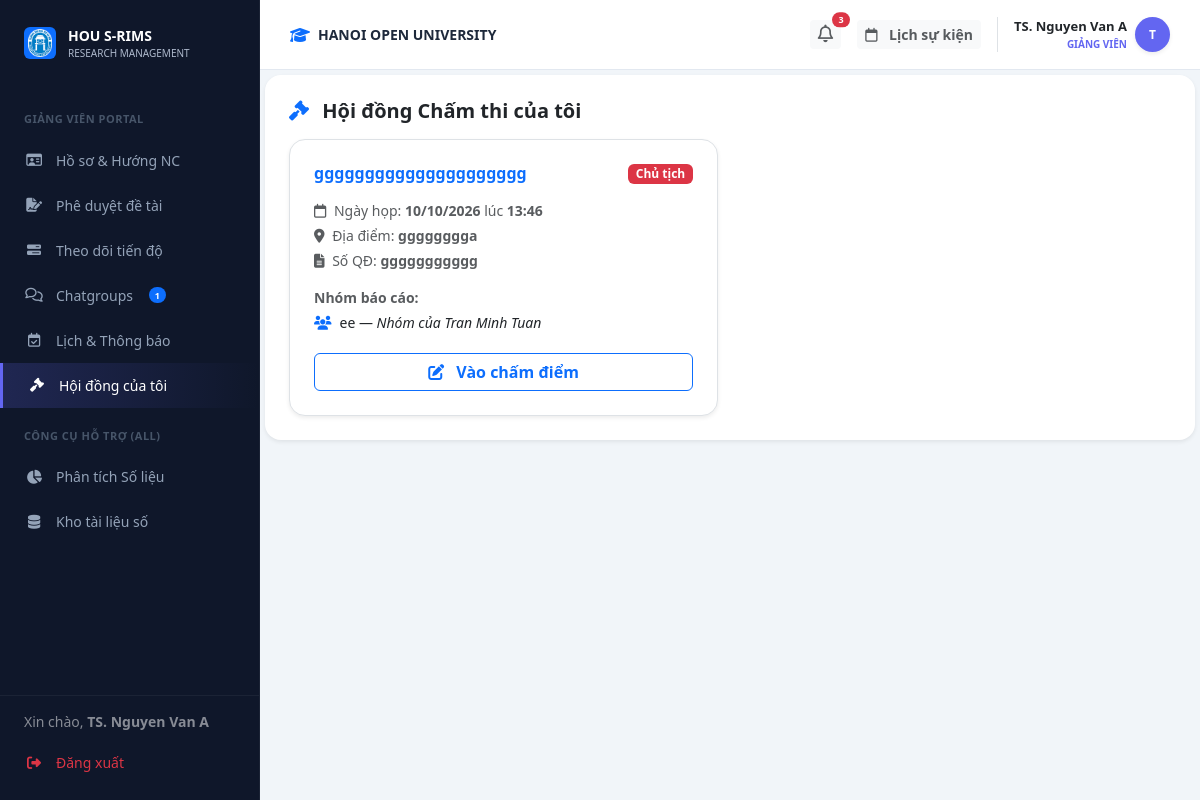
/lecturer/council (signed in), run on an earlier commit of the app's database.
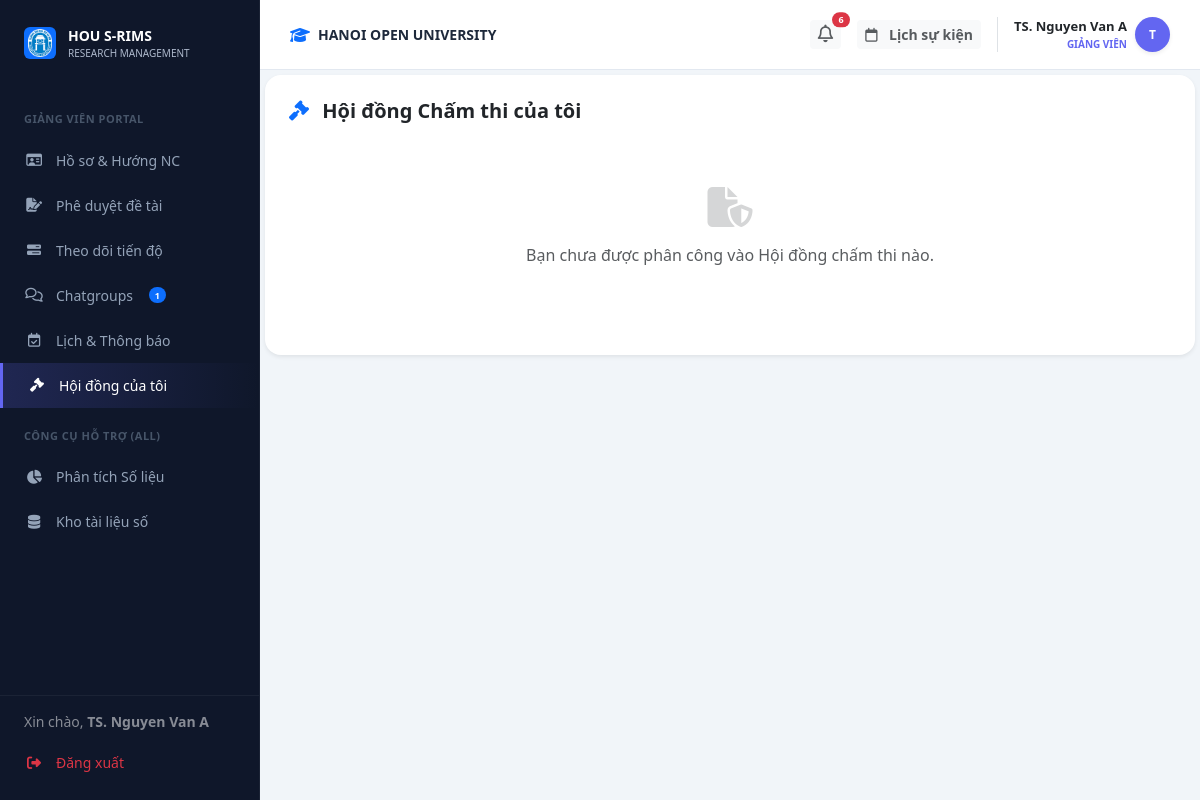
And on a later commit of the database.
### models.py (models this page shows)
class User(db.Model):
    __tablename__ = 'users'
    id = db.Column(db.Integer, primary_key=True)
    username = db.Column(db.String(50), unique=True, nullable=False)
    password_hash = db.Column(db.String(128), nullable=False)
    full_name = db.Column(db.String(100), nullable=False)
    email = db.Column(db.String(120), unique=True, nullable=False)
    phone = db.Column(db.String(20), nullable=True)
    bio = db.Column(db.Text, nullable=True)
    role = db.Column(db.String(20), nullable=False) # Admin, Lecturer, Student
    student_id = db.Column(db.String(20), nullable=True)   # MSSV for students
    faculty = db.Column(db.String(100), nullable=True)      # faculty / department
    topics_mentored = db.relationship('Topic', backref='mentor', lazy=True)
    group_memberships = db.relationship('GroupMember', backref='student', lazy=True)

class Council(db.Model):
    __tablename__ = 'councils'
    id = db.Column(db.Integer, primary_key=True)
    name = db.Column(db.String(100), nullable=False)
    decision_number = db.Column(db.String(100), nullable=True)
    meeting_date = db.Column(db.Date, nullable=True)
    meeting_time = db.Column(db.Time, nullable=True)
    location = db.Column(db.String(255), nullable=True)
    decision_file_url = db.Column(db.String(255), nullable=True)
    batch_id = db.Column(db.Integer, db.ForeignKey('batches.id'), nullable=False)
    established_date = db.Column(db.DateTime, default=datetime.utcnow)
    topics = db.relationship('Topic', backref='council', lazy=True)
    members = db.relationship('CouncilMember', backref='council', lazy=True)

class Topic(db.Model):
    __tablename__ = 'topics'
    id = db.Column(db.Integer, primary_key=True)
    title = db.Column(db.String(200), nullable=False)   # renamed from 'name'
    description = db.Column(db.Text, nullable=True)
    batch_id = db.Column(db.Integer, db.ForeignKey('batches.id'), nullable=True)
    mentor_id = db.Column(db.Integer, db.ForeignKey('users.id'), nullable=True)
    group_id = db.Column(db.Integer, db.ForeignKey('groups.id'), nullable=True)
    council_id = db.Column(db.Integer, db.ForeignKey('councils.id'), nullable=True)
    presentation_time = db.Column(db.String(20), nullable=True)
    status = db.Column(db.String(20), default='pending') # pending, faculty_pending, approved, rejected
    created_at = db.Column(db.DateTime, default=datetime.utcnow)
    meetings = db.relationship('Meeting', backref='topic', lazy=True)
    milestones = db.relationship('Milestone', backref='topic', lazy=True)

class Group(db.Model):
    __tablename__ = 'groups'
    id = db.Column(db.Integer, primary_key=True)
    name = db.Column(db.String(100), nullable=False)
    batch_id = db.Column(db.Integer, db.ForeignKey('batches.id'), nullable=False)
    leader_id = db.Column(db.Integer, db.ForeignKey('users.id'), nullable=False)
    members = db.relationship('GroupMember', backref='group', lazy=True)
    topics = db.relationship('Topic', backref='group', lazy=True)

### routes/lecturer_bp.py (the view)
@lecturer_bp.route('/council')
def council():
    user_id = session.get('user_id')
    from models import CouncilMember, Council
    memberships = CouncilMember.query.filter_by(mentor_id=user_id).all()
    council_ids = [m.council_id for m in memberships]
    my_councils = Council.query.filter(Council.id.in_(council_ids)).all() if council_ids else []
    return render_template('lecturer/council.html', my_councils=my_councils)

### routes/lecturer_bp.py (called while the page is built)
@lecturer_bp.before_request
def require_lecturer():
    if session.get('role') != 'lecturer':
        return redirect(url_for('auth.login'))

### templates/lecturer/council.html (shortened to what this page needs)
{% extends "layouts/lecturer_layout.html" %}
{% block lecturer_content %}
<div id="view-l-council" class="fade-in">
    <div class="card border-0 shadow-sm rounded-4 p-4 mb-4">
        <h5 class="fw-bold mb-3"><i class="fa-solid fa-gavel text-primary me-2"></i> Hội đồng Chấm thi của tôi</h5>
        {% if my_councils %}
            <div class="row g-4">
            {% for c in my_councils %}
                {% set my_role = c.members | selectattr('mentor_id', 'equalto', session.get('user_id', 0)) | map(attribute='role') | first | default('member') %}
                <div class="col-md-6">
                    <div class="card border shadow-sm rounded-4 h-100 p-4">
                        <div class="d-flex justify-content-between align-items-start mb-3">
                            <h6 class="fw-bold text-primary mb-0">{{ c.name }}</h6>
                            <span class="badge {% if my_role == 'president' %}bg-danger{% elif my_role == 'secretary' %}bg-warning text-dark{% else %}bg-primary{% endif %}">
                                {% if my_role == 'president' %}Chủ tịch{% elif my_role == 'secretary' %}Thư ký{% else %}Ủy viên{% endif %}
                            </span>
                        </div>
                        <div class="small text-muted mb-1">
                            <i class="fa-regular fa-calendar me-1"></i>
                            Ngày họp: <strong>{{ c.meeting_date.strftime('%d/%m/%Y') if c.meeting_date else '---' }}</strong>
                            {% if c.meeting_time %}
                                lúc <strong>{{ c.meeting_time.strftime('%H:%M') }}</strong>
                            {% endif %}
                        </div>
                        {% if c.location %}
                        <div class="small text-muted mb-1">
                            <i class="fa-solid fa-location-dot me-1"></i> Địa điểm: <strong>{{ c.location }}</strong>
                        </div>
                        {% endif %}
                        {% if c.decision_number %}
                        <div class="small text-muted mb-2">
                            <i class="fa-solid fa-file-lines me-1"></i> Số QĐ: <strong>{{ c.decision_number }}</strong>
                        </div>
                        {% endif %}
                        {% if c.topics %}
                        <div class="mt-2">
                            <div class="small fw-bold text-muted mb-1">Nhóm báo cáo:</div>
                            {% for t in c.topics %}
                            <div class="d-flex align-items-center small mb-1">
                                <i class="fa-solid fa-users text-primary me-2"></i>
                                <span>{{ t.title }} — <em>{{ t.group.name if t.group else 'Chưa có nhóm' }}</em></span>
                            </div>
                            {% endfor %}
                        </div>
                        {% endif %}
                        <button class="btn btn-outline-primary w-100 fw-bold mt-3" onclick="showToast('Chức năng chấm điểm đang được hoàn thiện!')">
                            <i class="fa-solid fa-pen-to-square me-2"></i> Vào chấm điểm
                        </button>
                    </div>
                </div>
            {% endfor %}
            </div>
        {% else %}
            <div class="text-center text-muted py-5">
                <i class="fa-solid fa-file-shield fs-1 mb-3 opacity-25"></i>
                <p>Bạn chưa được phân công vào Hội đồng chấm thi nào.</p>
            </div>
        {% endif %}
    </div>
</div>
{% endblock %}

### templates/layouts/lecturer_layout.html (shortened to what this page needs)
{% extends "base.html" %}
{% block content %}
        <div class="top-bar">
            <div class="d-flex align-items-center gap-2">
                <i class="fa-solid fa-graduation-cap text-primary"></i>
                <span class="fw-bold text-uppercase small">HANOI OPEN UNIVERSITY</span>
            </div>
            <div class="d-flex align-items-center gap-3">
                <div class="dropdown">
                    <button class="btn btn-light border-0 btn-sm fw-bold text-muted position-relative" type="button" data-bs-toggle="dropdown" aria-expanded="false">
                        <i class="fa-regular fa-bell" style="font-size: 1.1rem;"></i>
                        {% set unread_count = notifications|selectattr('is_read', 'equalto', false)|list|length %}
                        {% if unread_count > 0 %}
                        <span class="position-absolute top-0 start-100 translate-middle badge rounded-pill bg-danger" style="font-size: 9px; min-width: 18px;">
                            {{ unread_count }}
                        </span>
                        {% endif %}
                    </button>
                </div>
                <a class="btn btn-light border-0 btn-sm fw-bold text-muted" href="/lecturer/calendar">
                    <i class="fa-regular fa-calendar me-2"></i> Lịch sự kiện
                </a>
                <div class="dropdown border-start ps-3">
                    <div class="d-flex align-items-center gap-2 cursor-pointer dropdown-toggle no-arrow" data-bs-toggle="dropdown">
                        <div class="text-end">
                            <div class="fw-bold text-dark" style="font-size: 13px;">
                                {{ current_user.full_name if current_user else 'Giảng Viên' }}
                            </div>
                            <div class="fw-bold text-uppercase" style="font-size: 10px; color: #6366f1 !important;">
                                GIẢNG VIÊN
                            </div>
                        </div>
                        <div class="rounded-circle text-white d-flex align-items-center justify-content-center fw-bold shadow-sm" style="width: 35px; height: 35px; font-size: 12px; background: #6366f1 !important;">
                            {{ current_user.full_name[0] | upper if current_user and current_user.full_name else 'G' }}
                        </div>
                    </div>
                </div>
            </div>
        </div>
    <div class="content-area flex-grow-1 d-flex flex-column">
<div class="content-body flex-grow-1 d-flex flex-column">
{% block lecturer_content %}{% endblock %}
</div>
</div>
                            {% set has_topic = false %}
{% endblock %}

### templates/base.html (shortened to what this page needs)
<!DOCTYPE html>
<html lang="vi">
<head>
    <link href="https://cdn.jsdelivr.net/npm/bootstrap@5.3.0/dist/css/bootstrap.min.css" rel="stylesheet">
    <link rel="stylesheet" href="https://cdnjs.cloudflare.com/ajax/libs/font-awesome/6.4.0/css/all.min.css">
    <link rel="stylesheet" href="{{ url_for('static', filename='assets/css/style.css') }}?v=2">
    <link href="https://cdn.jsdelivr.net/npm/sweetalert2@11/dist/sweetalert2.min.css" rel="stylesheet">
    <link href="https://cdn.jsdelivr.net/npm/quill@1.3.6/dist/quill.snow.css" rel="stylesheet">
</head>
<body>
    <div class="toast-container position-fixed bottom-0 end-0 p-3" style="z-index: 1100">
    </div>
    {% include 'components/sidebar.html' %}
    <div class="main-content d-flex flex-column">
        {% block content %}
        {% endblock %}
    </div>
</body>
</html>

### templates/components/sidebar.html (shortened to what this page needs)
<div class="sidebar">
    <div class="sidebar-logo">
        <div class="d-flex align-items-center justify-content-center bg-primary rounded p-1" style="width: 32px; height: 32px;">
            <img src="{{ url_for('static', filename='assets/images/logo.png') }}" alt="" style="max-width:100%;">
        </div>
        <div>
            <div class="fw-bold text-white" style="font-size: 14px;">HOU S-RIMS</div>
            <div style="font-size: 10px; color: #aeb9cc;">RESEARCH MANAGEMENT</div>
        </div>
    </div>
    <div class="sidebar-menu-wrapper" style="flex: 1; overflow-y: auto; padding-bottom: 100px;">
    {% if session.get('role') == 'lecturer' %}
    <div class="menu-category">GIẢNG VIÊN PORTAL</div>
    <a href="{{ url_for('lecturer.dashboard') }}" class="nav-link {{ 'active-purple' if request.endpoint == 'lecturer.dashboard' else '' }}">
        <i class="fa-regular fa-id-card"></i> Hồ sơ & Hướng NC
    </a>
    <a href="{{ url_for('lecturer.approve') }}" class="nav-link {{ 'active-purple' if request.endpoint == 'lecturer.approve' else '' }}">
        <i class="fa-solid fa-file-signature"></i> Phê duyệt đề tài
    </a>
    <a href="{{ url_for('lecturer.progress') }}" class="nav-link {{ 'active-purple' if request.endpoint == 'lecturer.progress' else '' }}">
        <i class="fa-solid fa-bars-progress"></i> Theo dõi tiến độ
    </a>
    <a href="{{ url_for('lecturer.chat') }}" class="nav-link {{ 'active-purple' if request.endpoint == 'lecturer.chat' else '' }}">
        <i class="fa-regular fa-comments"></i> Chatgroups
        {% set group_count = global_my_groups_count if global_my_groups_count is defined else (my_groups | length if my_groups is defined else 0) %}
        {% if group_count > 0 %}<span class="badge bg-primary rounded-pill ms-1" style="font-size: 9px;">{{ group_count }}</span>{% endif %}
    </a>
    <a href="{{ url_for('lecturer.calendar') }}" class="nav-link {{ 'active-purple' if request.endpoint == 'lecturer.calendar' else '' }}">
        <i class="fa-regular fa-calendar-check"></i> Lịch & Thông báo
    </a>
    <a href="{{ url_for('lecturer.council') }}" class="nav-link {{ 'active-purple' if request.endpoint == 'lecturer.council' else '' }}">
        <i class="fa-solid fa-gavel"></i> Hội đồng của tôi
    </a>
    {% endif %}
    <div class="menu-category">CÔNG CỤ HỖ TRỢ (ALL)</div>
    <a href="{{ url_for('web.analysis_page') }}" class="nav-link {{ 'active-main' if request.endpoint == 'web.analysis_page' else '' }}">
        <i class="fa-solid fa-chart-pie"></i> Phân tích Số liệu
    </a>
    <a href="{{ url_for('web.repository_page') }}" class="nav-link {{ 'active-main' if request.endpoint == 'web.repository_page' else '' }}">
        <i class="fa-solid fa-database"></i> Kho tài liệu số
    </a>
    </div>
    <div class="sidebar-footer" style="position: absolute; bottom: 0; left: 0; right: 0; background: var(--sidebar-bg); border-top: 1px solid rgba(255,255,255,0.05); padding: 15px 0;">
        <div class="px-4 mb-2 text-white small opacity-50">
            Xin chào, <strong>{{ session.get('user_name', 'Khách') }}</strong>
        </div>
        <a href="{{ url_for('auth.logout') }}" class="nav-link text-danger">
            <i class="fa-solid fa-right-from-bracket"></i> Đăng xuất
        </a>
    </div>
</div>

### static/assets/css/style.css (style rules this page uses)
:root { --primary-blue: #2563eb; --primary-purple: #6366f1; --student-gradient: linear-gradient(135deg, #6366f1 0%, #8b5cf6 100%); --rank-a: #10b981; --rank-b: #3b82f6; --rank-c: #f59e0b; --rank-d: #94a3b8; --sidebar-bg: #0f172a; --sidebar-text: #94a3b8; --bg-body: #f1f5f9; --text-dark: #1e293b; --text-gray: #64748b; --border-color: #e2e8f0; }
* { box-sizing: border-box; }
body { background-color: var(--bg-body); font-family: 'Segoe UI', system-ui, -apple-system, sans-serif; color: var(--text-dark); overflow-x: hidden; margin: 0; }
a { text-decoration: none !important; }
.sidebar { background-color: var(--sidebar-bg); width: 260px; height: 100vh; position: fixed; top: 0; left: 0; z-index: 1000; padding-top: 25px; display: flex; flex-direction: column; border-right: 1px solid rgba(255,255,255,0.05); }
.sidebar-logo { padding: 0 24px 30px; display: flex; align-items: center; gap: 12px; }
.menu-category { font-size: 11px; text-transform: uppercase; color: #475569; padding: 0 24px; margin-bottom: 10px; margin-top: 20px; font-weight: 700; letter-spacing: 0.5px; }
.nav-link { color: var(--sidebar-text); padding: 12px 24px; display: flex; align-items: center; gap: 12px; font-size: 14px; font-weight: 500; transition: all 0.2s ease; }
.nav-link i { width: 20px; text-align: center; }
.nav-link.active-purple { background: linear-gradient(90deg, rgba(99, 102, 241, 0.2) 0%, transparent 100%); color: #fff; border-left: 3px solid var(--primary-purple); }
.main-content { margin-left: 260px; width: calc(100% - 260px); min-height: 100vh; display: flex; flex-direction: column; }
.top-bar { background: #fff; height: 70px; padding: 0 30px; display: flex; align-items: center; justify-content: space-between; border-bottom: 1px solid var(--border-color); position: sticky; top: 0; z-index: 900; }
.no-arrow::after { display: none !important; }
.content-area { padding: 5px; position: relative; flex: 1; display: flex; flex-direction: column; }
.content-body { flex: 1; display: flex; flex-direction: column; }
.stat-card, .card { background: #fff; border-radius: 16px; border: 1px solid #f1f5f9; box-shadow: 0 4px 6px -1px rgba(0, 0, 0, 0.02); transition: transform 0.2s; }
.cursor-pointer { cursor: pointer; }
.fade-in { animation: fadeIn 0.4s ease-out forwards; }
.sidebar-logo img { max-width: 100%; height: auto; max-height: 50px; object-fit: contain; }

What changed in the data, as far as the page shows it:
removed Council: name "ggggggggggggggggggggg", meeting_date "10/10/2026", meeting_time "13:46", location "gggggggga", decision_number "ggggggggggg"
no longer on this page (row edited): Topic: title "ee", group "Nhóm của Tran Minh Tuan"
Also different on the page:
{{ unread_count }}: "3" → "6"
text now shown: "Bạn chưa được phân công vào Hội đồng chấm thi nào."
